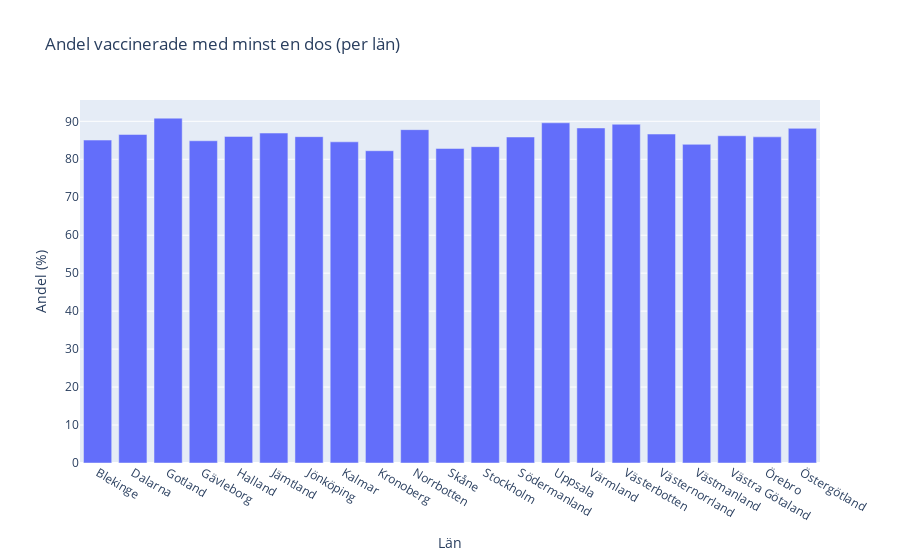

This figure's notebook cell:
### Code cell
plot5 = create_plotly_barfig("Andel minst 1 dos", "Andel vaccinerade med minst en dos (per län)")
plot5.show()

### Figure 1 — Plotly figure (JSON) as saved in the notebook; plotly's stock layout.template omitted (floating-point values rounded to 4 significant figures)
{"data": [{"alignmentgroup": "True", "hovertemplate": "Län=%{x}<br>Andel minst 1 dos=%{y}<extra></extra>", "legendgroup": "", "marker": {"color": "#636efa", "pattern": {"shape": ""}}, "name": "", "offsetgroup": "", "orientation": "v", "showlegend": false, "textposition": "auto", "type": "bar", "x": ["Blekinge", "Dalarna", "Gotland", "Gävleborg", "Halland", "Jämtland", "Jönköping", "Kalmar", "Kronoberg", "Norrbotten", "Skåne", "Stockholm", "Södermanland", "Uppsala", "Värmland", "Västerbotten", "Västernorrland", "Västmanland", "Västra Götaland", "Örebro", "Östergötland"], "xaxis": "x", "y": [85.06, 86.53, 90.83, 84.87, 86.02, 86.91, 85.96, 84.6, 82.25, 87.8, 82.85, 83.32, 85.87, 89.61, 88.25, 89.23, 86.65, 83.94, 86.2, 85.9, 88.14], "yaxis": "y"}], "layout": {"barmode": "relative", "legend": {"tracegroupgap": 0}, "title": {"text": "Andel vaccinerade med minst en dos (per län)"}, "xaxis": {"anchor": "y", "domain": [0, 1], "title": {"text": "Län"}}, "yaxis": {"anchor": "x", "domain": [0, 1], "title": {"text": "Andel (%)"}}}}
